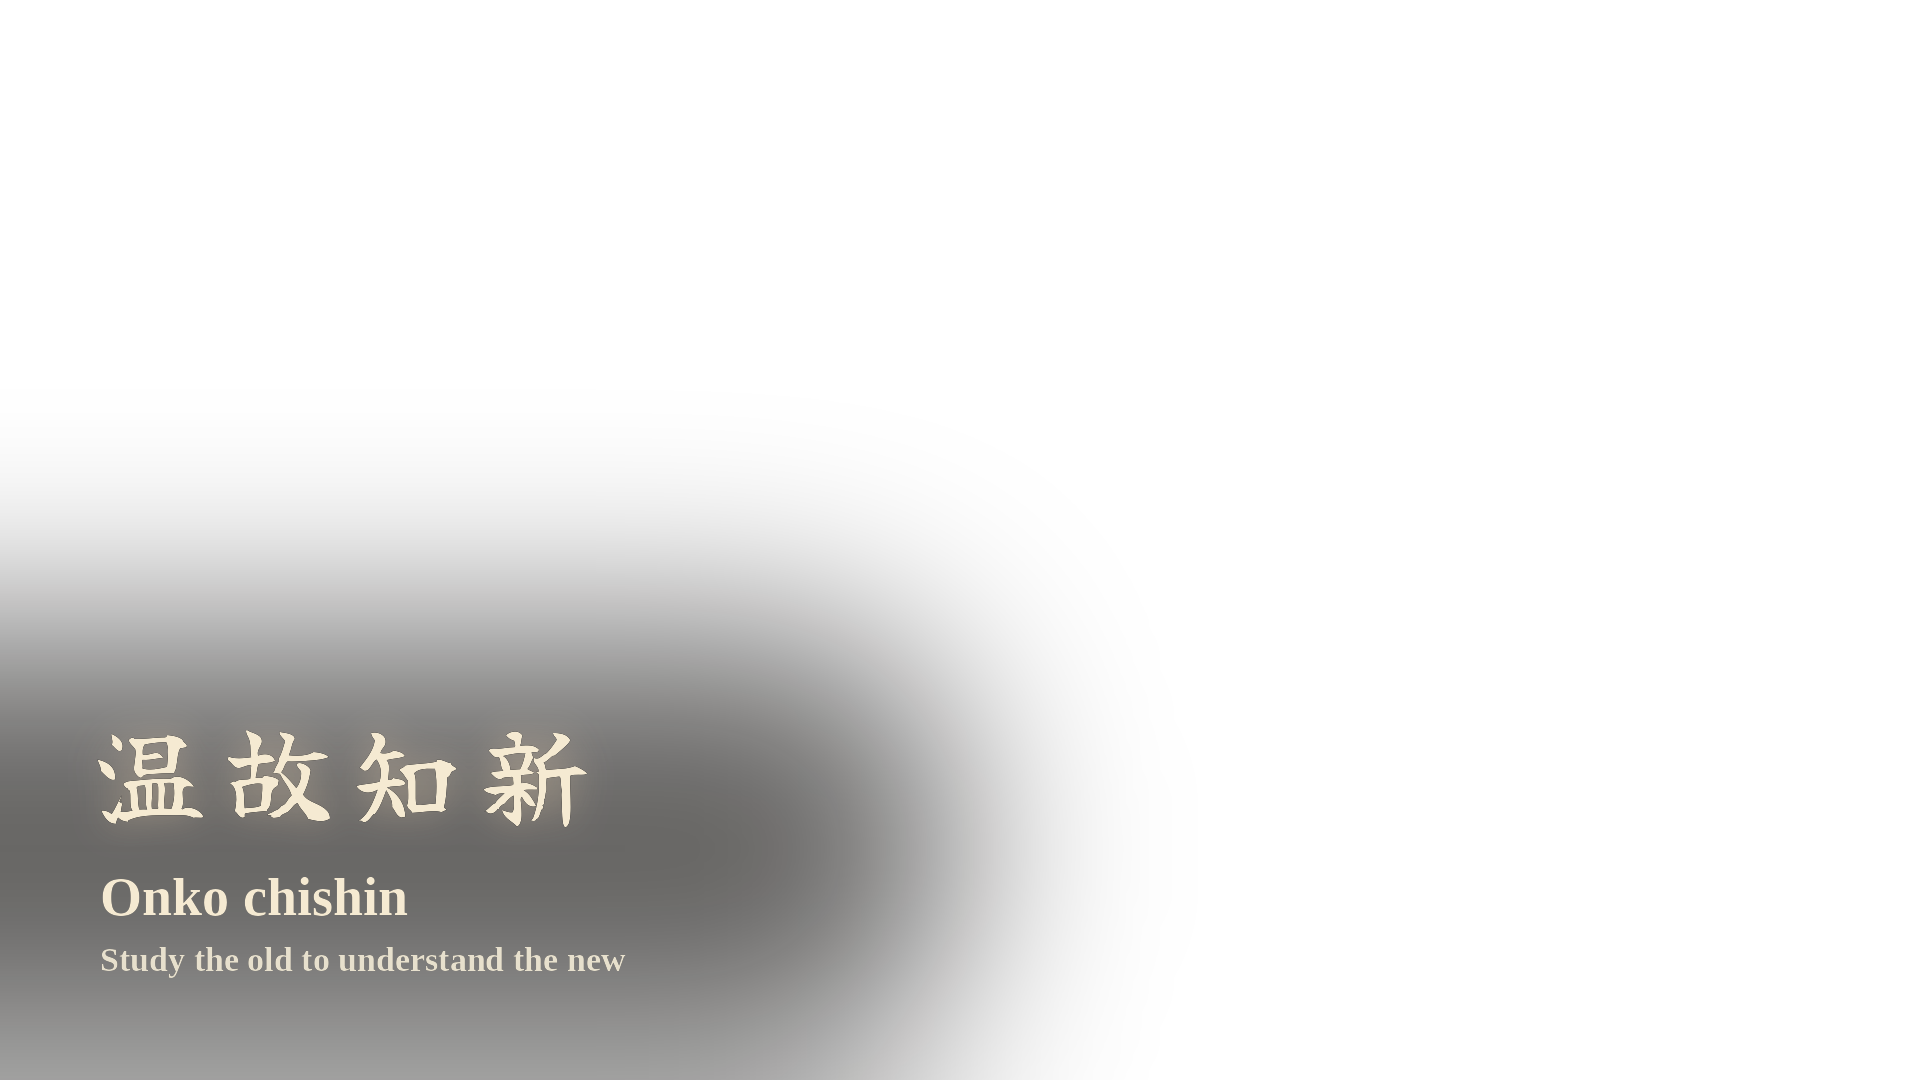

Recreate this plot in Python.
#!/usr/bin/env python3
"""TENJIN wisdom overlay — 1920x1080 transparent PNG for the long-form intro.

温故知新 / Onko chishin / "Study the old to understand the new" — a classical
Confucian-rooted idiom naturalized into Japanese, describing the pursuit of
knowledge through studying the past. Fits Tenjin (天神), the deified scholar
Sugawara no Michizane and patron of learning, without naming him directly.
Overlay != title concept (series rule).

LEFT-lower over the dark temple silhouette (measured mean brightness ~35 vs
~78 for the full frame — good contrast zone). In CapCut: TEXT layer on the
top track, start 0:03, end 0:14, fade-in 2s / fade-out 2s, no glow/shadow/box.
Cream #F5EAD2 (channel default), Liberation Serif Bold (locked channel font).
4 kanji, horizontal — same layout as the rest of the channel's overlays.
"""
from PIL import Image, ImageDraw, ImageFont, ImageFilter

KANJI = "/home/user/dan-documents/stillwave/assets/fonts/YujiBoku-Regular.ttf"
SERIF = "/usr/share/fonts/truetype/liberation/LiberationSerif-Bold.ttf"
OUT = "/home/user/dan-documents/stillwave/assets/tenjin-onkochishin-overlay.png"
W, H = 1920, 1080
CREAM = (245, 234, 210, 255)
SUB = (231, 224, 205, 255)
X = 96

img = Image.new("RGBA", (W, H), (0, 0, 0, 0))

# soft scrim so cream reads over the dark temple silhouette in the lower-left
s = Image.new("RGBA", (W, H), (0, 0, 0, 0))
ImageDraw.Draw(s).rounded_rectangle((-200, 636, 950, 1060), radius=170, fill=(8, 6, 4, 160))
img.alpha_composite(s.filter(ImageFilter.GaussianBlur(100)))

# 温故知新 — brush kanji (4 chars), cream, faint warm glow
f = ImageFont.truetype(KANJI, 108)
mask = Image.new("L", (W, H), 0)
md = ImageDraw.Draw(mask)
chars, pitch, y0 = ["温", "故", "知", "新"], 128, 692
l0, _, r0, _ = f.getbbox(chars[0])
c0 = X + (r0 - l0) / 2
for i, ch in enumerate(chars):
    l, t, r, b = f.getbbox(ch)
    md.text((c0 + i * pitch - (l + (r - l) / 2), y0), ch, font=f, fill=255)
glow = Image.new("RGBA", (W, H), (0, 0, 0, 0))
glow.paste((250, 220, 180, 255), (0, 0),
           mask.filter(ImageFilter.GaussianBlur(18)).point(lambda p: int(p * 0.45)))
img.alpha_composite(glow)
img.alpha_composite(Image.composite(Image.new("RGBA", (W, H), CREAM),
                                    Image.new("RGBA", (W, H), (0, 0, 0, 0)), mask))

d = ImageDraw.Draw(img)
d.text((X + 4, 866), "Onko chishin", font=ImageFont.truetype(SERIF, 54), fill=CREAM)
d.text((X + 4, 940), "Study the old to understand the new",
       font=ImageFont.truetype(SERIF, 34), fill=SUB)

img.save(OUT)
print("saved", OUT)
